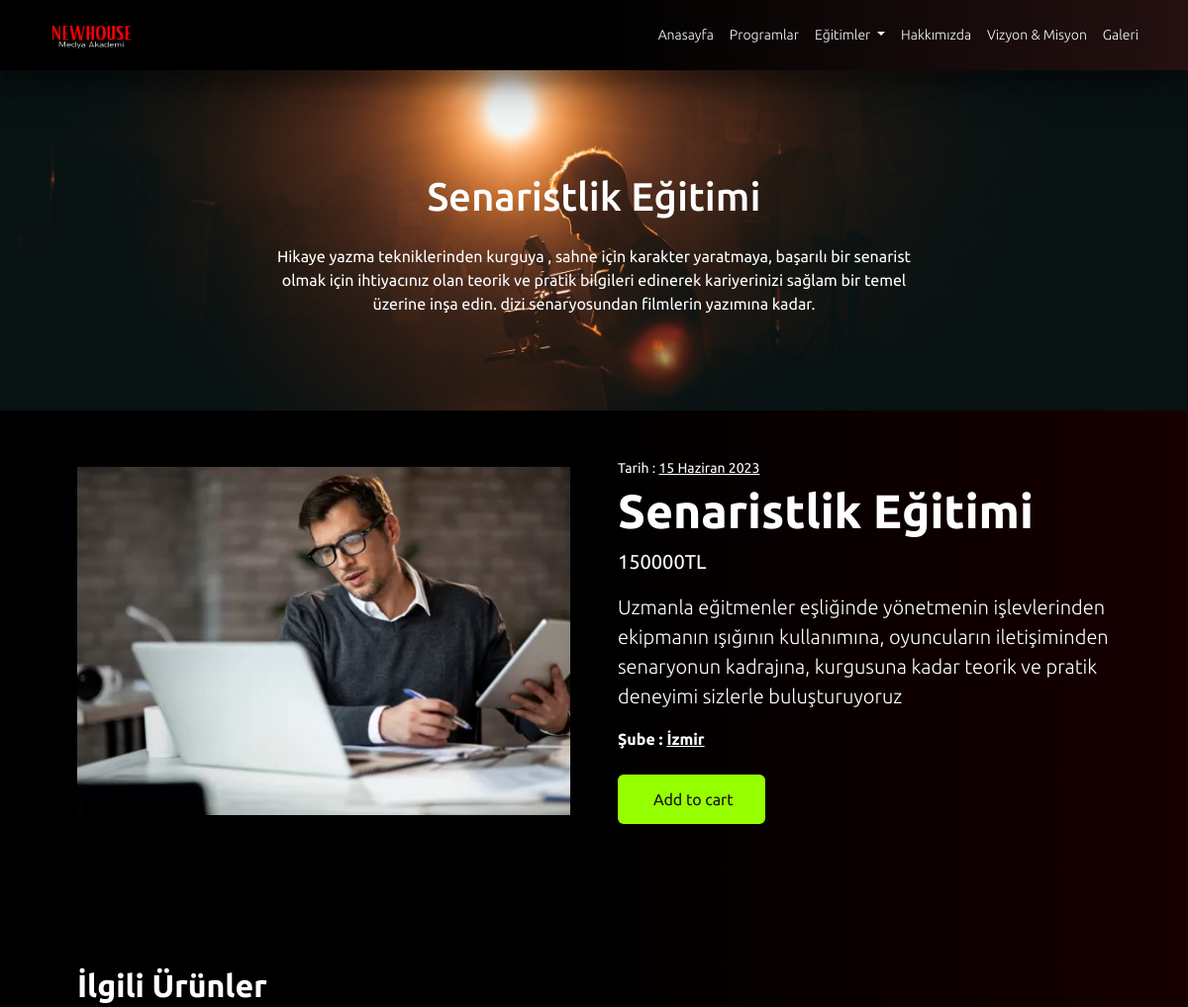
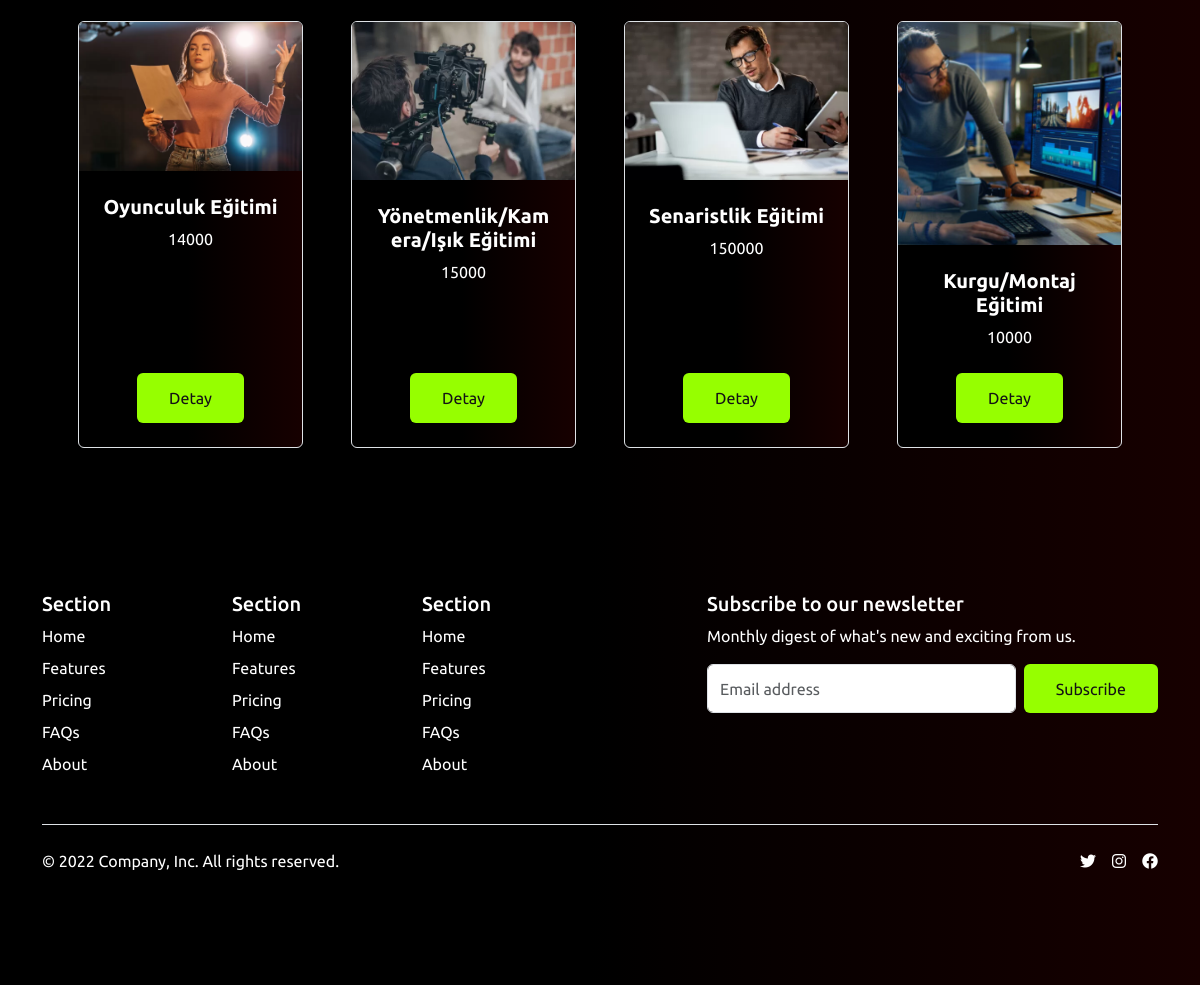
The page /egitimler/senaristlik-egitimi on the database its author committed (2 pictures, top to bottom).
### newApp/models.py (models this page shows, shortened)
class Hizmet(models.Model):
    isim = models.CharField(max_length=100)
    aciklama = RichTextField(verbose_name="Açıklama (Opsiyonel)", blank=True)
    slug = models.SlugField(max_length=100, unique=True, blank=True, null=True, editable=False)
    class Meta:
        verbose_name = "Hizmet"
        verbose_name_plural = "Hizmetler"

class Sube(models.Model):
    isim = models.CharField(max_length=100)
    resim = models.ImageField(upload_to="sube/", blank=True, null=True, verbose_name='Şube Resmi (Opsiyonel)')

### egitimler/models.py (models this page shows, shortened)
class Egitim(models.Model):
    id = models.UUIDField(primary_key=True, default=uuid.uuid4, editable=False)
    hizmet = models.ForeignKey(Hizmet, on_delete = models.CASCADE)
    baslik = models.CharField(max_length = 100)
    aciklama = models.TextField(blank=True)
    resim = models.ImageField(upload_to = 'egitim_resimleri', verbose_name='Eğitim Resmi')
    baslama_tarihi = models.DateField()
    sure = models.CharField(max_length=100)
    fiyat = models.IntegerField()
    sube = models.ForeignKey(Sube, on_delete = models.CASCADE)
    slug = models.SlugField(max_length=100, editable=False)
    created_at = models.DateTimeField(auto_now_add=True)
    updated_at = models.DateTimeField(auto_now=True)
    isPublish = models.BooleanField(default=False, null=True)
    class Meta:
        verbose_name = 'Eğitim'
        verbose_name_plural = 'Eğitimler'
        ordering = ['-created_at']

### newApp/views.py (the view)
# urls.py: path('egitimler/<str:slug>',egitimler,name="egitimler"),
def egitimler(request, slug):
    egitimler = Egitim.objects.filter(hizmet__slug = slug, isPublish = True)
    hizmet = Hizmet.objects.get(slug = slug)
    context = {
        'egitimler':egitimler,
        'hizmetimiz':hizmet
    }
    return render(request, 'egitimler.html', context)

### templates/egitimler.html (shortened to what this page needs)
{% extends 'index.html' %}
{% block content %}
    <section class="about-section text-center" id="about">
        <div class="container px-4 px-lg-5">
            <div class="row gx-4 gx-lg-5 justify-content-center">
                <div class="col-lg-8 beyaz">
                    <h2 class="text-white mb-4 mt-4 fs-1" data-aos="zoom-in" data-aos-duration="4000">{{hizmetimiz.isim}}</h2>
                    <p class="text-white" data-aos="zoom-in" data-aos-duration="4000">
                        {{hizmetimiz.aciklama|safe}}
                    </p>
                </div>
            </div>
        </div>
    </section>
    <section class="education-page bg-dark text-white">
        <div class="container px-4 px-lg-5 py-5">
            <div class="row gx-4 gx-lg-5 align-items-center">
                {% for egitim in egitimler %}
                <div class="col-md-6" data-aos="fade-right" data-aos-duration="4000"><img class="card-img-top mb-5 mb-md-0" src="{{egitim.resim.url}}" alt="{{egitim.isim}}" /></div>
                <div class="col-md-6" data-aos="fade-left" data-aos-duration="4000">
                    <div class="small mb-1">Tarih : <span class="edu-date text-decoration-underline">{{egitim.baslama_tarihi}}</span></div>
                    <h1 class="display-5 fw-bolder">{{egitim.hizmet.isim}}</h1>
                    <div class="fs-5 mb-3">
                        <span>{{egitim.fiyat}}TL</span>
                    </div>
                    <p class="lead">{{egitim.aciklama|safe}}</p>
                    <div class="fw-bolder mb-4">Şube : <span class="edu-branch text-decoration-underline">{{egitim.sube.isim}}</span></div>
                    <div class="d-flex">
                        <button class="btn btn-primary flex-shrink-0" type="button">
                            Add to cart
                        </button>
                    </div>
                </div>
                {% endfor %}
            </div>
        </div>
    </section>
    <section class="py-5 bg-dark text-white">
        <div class="container px-4 px-lg-5 mt-5">
            <h2 class="fw-bolder mb-4">İlgili Ürünler</h2>
            <div class="row gx-4 gx-lg-5 row-cols-2 row-cols-md-3 row-cols-xl-4 justify-content-center">
                {% for egitim in karisik %}
                <div class="col mb-5" data-aos="fade-up" data-aos-duration="4000">
                    <div class="card h-100 bg-dark text-white border">
                        <img class="card-img-top" src="{{egitim.resim.url}}" alt="..." />
                        <div class="card-body p-4">
                            <div class="text-center">
                                <h5 class="fw-bolder">{{egitim.hizmet.isim}}</h5>
                                {{egitim.fiyat}}
                            </div>
                        </div>
                        <div class="card-footer p-4 pt-0 border-top-0 bg-transparent">
                            <div class="text-center"><a class="btn btn-primary mt-auto" href="/egitimler/{{egitim.hizmet.slug}}">Detay</a></div>
                        </div>
                    </div>
                </div>
                {% endfor %}
            </div>
        </div>
    </section>
{% endblock content %}

### static/css/style.css (style rules this page uses)
.btn-primary { padding-top: 0.8rem; padding-bottom: 0.8rem; padding-left: 2rem; padding-right: 2rem; background-color: #96FF00; border: none !important; color: #141414; }
.bg-dark { background: rgb(0, 0, 0); background: linear-gradient(90deg, rgb(0, 0, 0) 49%, #170000 100%); }
* { font-family: "Jost", sans-serif; font-family: "Ubuntu", sans-serif; }
.about-section { background: url("/static/img/pexels-kyle-loftus-3379942.jpg"), linear-gradient(90deg, rgb(0, 0, 0) 49%, rgba(255, 0, 0, 0.1853991597) 100%); background-position: center; background-size: cover; background-repeat: no-repeat; padding-top: 5rem; padding-bottom: 5rem; }
.beyaz { text-align: center; }
.beyaz p { color: white; text-align: center; }

### rows shown on the page
Hizmet: isim "Senaristlik Eğitimi", aciklama "Hikaye yazma tekniklerinden kurguya , sahne için karakter yaratmaya, başarılı bir senarist olmak için ihtiyacınız olan teorik ve pratik bilgileri edinerek kariyerinizi sağlam bir temel üzerine inşa edin. dizi senaryosundan filmlerin yazımına kadar."
Egitim: resim (picture), baslama_tarihi "15 Haziran 2023", hizmet.isim "Senaristlik Eğitimi", fiyat "150000", aciklama "Uzmanla eğitmenler eşliğinde yönetmenin işlevlerinden ekipmanın ışığının kullanımına, oyuncuların iletişiminden senaryonun kadrajına, kurgusuna kadar teorik ve pratik deneyimi sizlerle buluşturuyoruz", sube.isim "İzmir"
Egitim: resim (picture), hizmet.isim "Oyunculuk Eğitimi", fiyat "14000"
Egitim: resim (picture), hizmet.isim "Yönetmenlik/Kamera/Işık Eğitimi", fiyat "15000"
Egitim: resim (picture), hizmet.isim "Kurgu/Montaj Eğitimi", fiyat "10000"
